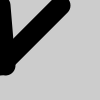
Frame 1 (no input)
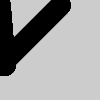
Frame 60 (the mouse pressed at the canvas centre just before this capture)
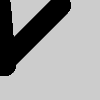
Frame 120 (the mouse held since frame 60 and released just before this capture)

The Processing sketch that drew these frames (run headless with seeded random() and noise(); from frame 60 on, the mouse is pressed at the canvas centre):

// Processing sketch: exercise_20_2
// ── exercise_20_2.pde
void setup() {
  size(100, 100);
  frameRate(4);
  println(frameCount);
}

void draw() {
  strokeWeight(20);
  line(0, 5, 5, 65);
  line(60, 5, 0, 65);
}




  
